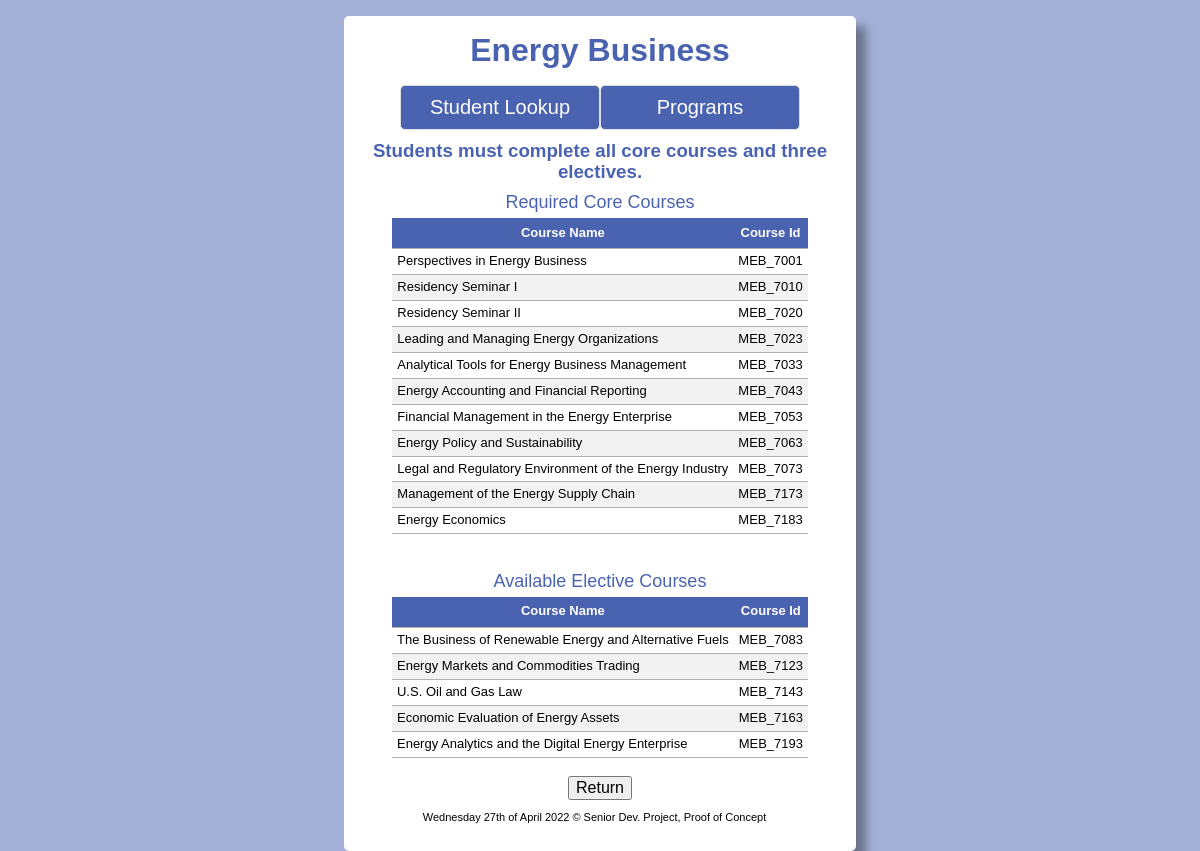
Screenshot of /SDP/scripts/program/energy_bus.php with the database file from the repository.
### tables this page shows
CREATE TABLE IF NOT EXISTS courses(
course_id VARCHAR(20) NOT NULL,
course_name VARCHAR(100),
PRIMARY KEY(course_id)
);

### SDP/scripts/program/energy_bus.php (the view, shortened to what this page needs)
<?php
require_once('../echoHTML.php');
require_once('../database.php');
echo '
<!DOCTYPE html>
<html lang="en">
  <head>
    <meta charset="UTF-8" />
    <meta http-equiv="X-UA-Compatible" content="IE=edge" />
    <meta name="viewport" content="width=device-width, initial-scale=1.0" />
    <link rel="stylesheet" href="../../styles/normalize.css" />
    <link rel="stylesheet" href="../../styles/grad_check.css" />
    <title>Energy Business</title>
  </head> ';
echo '<br><h3>Students must complete all core courses and three electives.</h3>';
try {
  $sql = "
    SELECT C.course_name, C.course_id
      FROM requirements AS R, courses AS C
      WHERE R.course_id = C.course_id
      AND R.program_id = 2044
      AND R.course_type = 'C'
      ORDER BY C.course_id;
    ";
  $stmt = $db->query($sql);
  echo '
        <table class="data">
        <caption>Required Core Courses</caption>
        <thead>
         <tr>
           <th>Course Name</th>
           <th>Course Id</th>
         </tr>
        </thead>
        <tbody>';
  while ($row = $stmt->fetch(PDO::FETCH_ASSOC)) {
    echo '
                <tr>
                    <td>' . $row['course_name'] . '</td>
                    <td>' . $row['course_id'] . '</td>
                </tr>';
  }
  echo '</tbody>
     </table><br>';
} catch (PDOException $e) {
  echo $e->getMessage();
}
try {
  $sql = "
  SELECT C.course_name, C.course_id
    FROM requirements AS R, courses AS C
    WHERE R.course_id = C.course_id
    AND R.program_id = 2044
    AND R.course_type = 'E'
    ORDER BY C.course_id;
  ";
  $stmt = $db->query($sql);
  echo '
  <br>
      <table class="data">
      <caption>Available Elective Courses</caption>
      <thead>
       <tr>
         <th>Course Name</th>
         <th>Course Id</th>
       </tr>
      </thead>
      <tbody>';
  while ($row = $stmt->fetch(PDO::FETCH_ASSOC)) {
    echo '
              <tr>
                  <td>' . $row['course_name'] . '</td>
                  <td>' . $row['course_id'] . '</td>
              </tr>';
  }
  echo '</tbody>
   </table><br>';
} catch (PDOException $e) {
  echo $e->getMessage();
}
echo '
<div id="backButton">
<a href="../programs.php"><button class="button1">Return</button></a></div>
';

### SDP/styles/grad_check.css (style rules this page uses)
html { background: rgba(74, 99, 176,.5); background-repeat: no-repeat; background-position: center; background-size: cover; height: 100%; }
body { font-family:'Trebuchet MS', 'Lucida Sans Unicode', 'Lucida Grande', 'Lucida Sans', Arial, sans-serif; margin: 1em; padding: 0; }
h1, h3 { text-align: center; color: rgb(74, 99, 176); margin: 0 0 0.5em; }
table, th, td { border-bottom: 1px solid #b4b1b1; border-collapse: collapse; text-align: left; padding: 5px; }
th { text-align: center; height: 20px; background-color: rgb(74, 99, 176); color: white; }
tr:nth-child(even) { background-color: #f2f2f2; }
caption { font-size: large; padding-bottom: 5px; text-decoration: wavy; color: rgb(74, 99, 176); }
.data, label { margin: auto; font-size: small; width: 40%; }
.data, span { width: auto; }
#backButton { text-align: center; }
#backButton a { text-decoration: none; }

### rows the page displays
courses: course_name "Perspectives in Energy Business", course_id "MEB_7001"
courses: course_name "Residency Seminar I", course_id "MEB_7010"
courses: course_name "Residency Seminar II", course_id "MEB_7020"
courses: course_name "Leading and Managing Energy Organizations", course_id "MEB_7023"
courses: course_name "Analytical Tools for Energy Business Management", course_id "MEB_7033"
courses: course_name "Energy Accounting and Financial Reporting", course_id "MEB_7043"
courses: course_name "Financial Management in the Energy Enterprise", course_id "MEB_7053"
courses: course_name "Energy Policy and Sustainability", course_id "MEB_7063"
courses: course_name "Legal and Regulatory Environment of the Energy Industry", course_id "MEB_7073"
courses: course_name "Management of the Energy Supply Chain", course_id "MEB_7173"
courses: course_name "Energy Economics", course_id "MEB_7183"
courses: course_name "The Business of Renewable Energy and Alternative Fuels", course_id "MEB_7083"
courses: course_name "Energy Markets and Commodities Trading", course_id "MEB_7123"
courses: course_name "U.S. Oil and Gas Law", course_id "MEB_7143"
courses: course_name "Economic Evaluation of Energy Assets", course_id "MEB_7163"
courses: course_name "Energy Analytics and the Digital Energy Enterprise", course_id "MEB_7193"

### other values shown
$h1 "Energy Business"
